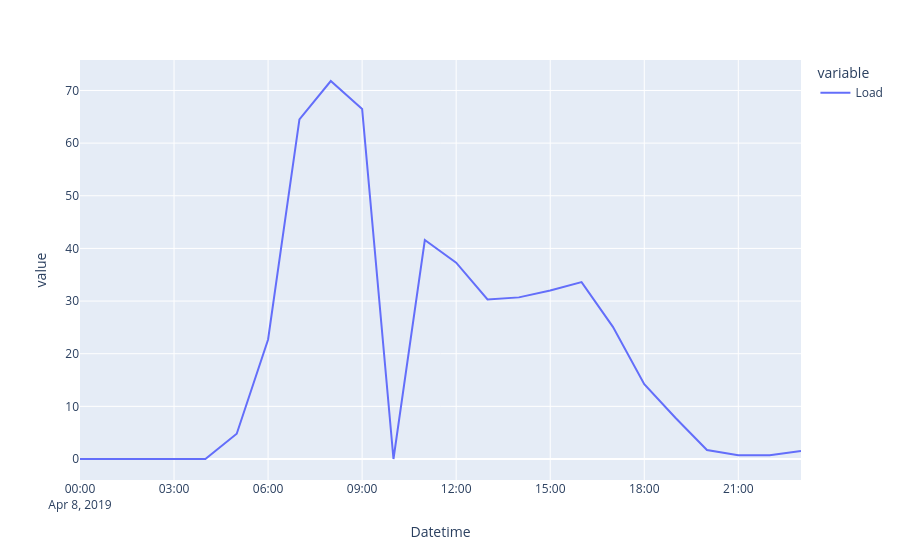

Notebook code for this chart:
### Markdown cell above
## Rare data

0 load at 10:00? Unlikely

Is it physical? We don't know

Still, we don't want it

### Code cell
data.loc['2019-4-8'].plot()

### Figure 1 — Plotly figure (JSON) as saved in the notebook; plotly's stock layout.template omitted (floating-point values rounded to 4 significant figures)
{"data": [{"hovertemplate": "variable=Load<br>Datetime=%{x}<br>value=%{y}<extra></extra>", "legendgroup": "Load", "line": {"color": "#636efa", "dash": "solid"}, "marker": {"symbol": "circle"}, "mode": "lines", "name": "Load", "orientation": "v", "showlegend": true, "type": "scatter", "x": ["2019-04-08T00:00:00", "2019-04-08T01:00:00", "2019-04-08T02:00:00", "2019-04-08T03:00:00", "2019-04-08T04:00:00", "2019-04-08T05:00:00", "2019-04-08T06:00:00", "2019-04-08T07:00:00", "2019-04-08T08:00:00", "2019-04-08T09:00:00", "2019-04-08T10:00:00", "2019-04-08T11:00:00", "2019-04-08T12:00:00", "2019-04-08T13:00:00", "2019-04-08T14:00:00", "2019-04-08T15:00:00", "2019-04-08T16:00:00", "2019-04-08T17:00:00", "2019-04-08T18:00:00", "2019-04-08T19:00:00", "2019-04-08T20:00:00", "2019-04-08T21:00:00", "2019-04-08T22:00:00", "2019-04-08T23:00:00"], "xaxis": "x", "y": [0, 0, 0, 0, 0, 4.8, 22.7, 64.5, 71.8, 66.5, 0, 41.6, 37.3, 30.3, 30.7, 32, 33.6, 25.1, 14.2, 7.8, 1.7, 0.7, 0.7, 1.5], "yaxis": "y"}], "layout": {"legend": {"title": {"text": "variable"}, "tracegroupgap": 0}, "margin": {"t": 60}, "xaxis": {"anchor": "y", "domain": [0, 1], "title": {"text": "Datetime"}}, "yaxis": {"anchor": "x", "domain": [0, 1], "title": {"text": "value"}}}}
